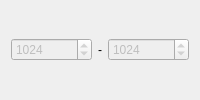
                      <widget class="QWidget" name="pageSport">
                       <layout class="QHBoxLayout">
                        <item>
                         <widget class="IQFSpinBox" name="spinBoxSport">
                          <property name="enabled">
                           <bool>false</bool>
                          </property>
                          <property name="sizePolicy">
                           <sizepolicy hsizetype="Preferred" vsizetype="Fixed">
                            <horstretch>0</horstretch>
                            <verstretch>0</verstretch>
                           </sizepolicy>
                          </property>
                          <property name="minimum">
                           <number>1</number>
                          </property>
                          <property name="maximum">
                           <number>65535</number>
                          </property>
                          <property name="singleStep">
                           <number>100</number>
                          </property>
                          <property name="value">
                           <number>1024</number>
                          </property>
                         </widget>
                        </item>
                        <item>
                         <widget class="QLabel" name="SPortSeparator">
                          <property name="sizePolicy">
                           <sizepolicy hsizetype="Fixed" vsizetype="Fixed">
                            <horstretch>0</horstretch>
                            <verstretch>0</verstretch>
                           </sizepolicy>
                          </property>
                          <property name="text">
                           <string>-</string>
                          </property>
                         </widget>
                        </item>
                        <item>
                         <widget class="IQFSpinBox" name="spinBoxSport2">
                          <property name="enabled">
                           <bool>false</bool>
                          </property>
                          <property name="sizePolicy">
                           <sizepolicy hsizetype="Preferred" vsizetype="Fixed">
                            <horstretch>0</horstretch>
                            <verstretch>0</verstretch>
                           </sizepolicy>
                          </property>
                          <property name="minimum">
                           <number>1</number>
                          </property>
                          <property name="maximum">
                           <number>65535</number>
                          </property>
                          <property name="singleStep">
                           <number>100</number>
                          </property>
                          <property name="value">
                           <number>1024</number>
                          </property>
                         </widget>
                        </item>
                       </layout>
                      </widget>
